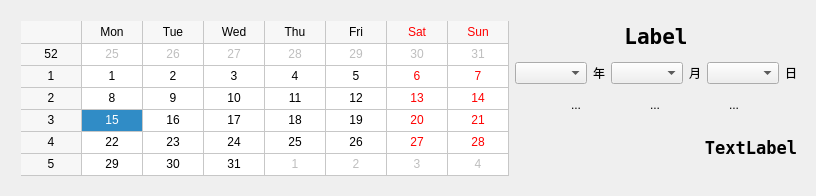
<?xml version="1.0" encoding="UTF-8"?>
<ui version="4.0">
 <class>Widget</class>
 <widget class="QWidget" name="Widget">
  <property name="geometry">
   <rect>
    <x>0</x>
    <y>0</y>
    <width>816</width>
    <height>196</height>
   </rect>
  </property>
  <property name="windowTitle">
   <string>Widget</string>
  </property>
  <widget class="QWidget" name="layoutWidget">
   <property name="geometry">
    <rect>
     <x>10</x>
     <y>10</y>
     <width>798</width>
     <height>177</height>
    </rect>
   </property>
   <layout class="QHBoxLayout" name="horizontalLayout_5">
    <item>
     <widget class="QCalendarWidget" name="m_Calendar">
      <property name="autoFillBackground">
       <bool>true</bool>
      </property>
      <property name="gridVisible">
       <bool>true</bool>
      </property>
      <property name="navigationBarVisible">
       <bool>false</bool>
      </property>
      <property name="dateEditEnabled">
       <bool>false</bool>
      </property>
     </widget>
    </item>
    <item>
     <layout class="QVBoxLayout" name="verticalLayout">
      <item>
       <widget class="QLabel" name="m_ShowDateLabel">
        <property name="font">
         <font>
          <family>DejaVu Sans Mono</family>
          <pointsize>16</pointsize>
          <weight>75</weight>
          <bold>true</bold>
         </font>
        </property>
        <property name="text">
         <string>Label</string>
        </property>
        <property name="alignment">
         <set>Qt::AlignCenter</set>
        </property>
       </widget>
      </item>
      <item>
       <layout class="QHBoxLayout" name="horizontalLayout_3">
        <item>
         <widget class="QComboBox" name="m_YearComboBox"/>
        </item>
        <item>
         <widget class="QLabel" name="m_YearLabel">
          <property name="layoutDirection">
           <enum>Qt::LeftToRight</enum>
          </property>
          <property name="autoFillBackground">
           <bool>false</bool>
          </property>
          <property name="text">
           <string>年</string>
          </property>
          <property name="alignment">
           <set>Qt::AlignCenter</set>
          </property>
         </widget>
        </item>
        <item>
         <widget class="QComboBox" name="m_MonthComboBox"/>
        </item>
        <item>
         <widget class="QLabel" name="m_MonthLabel">
          <property name="text">
           <string>月</string>
          </property>
          <property name="alignment">
           <set>Qt::AlignCenter</set>
          </property>
         </widget>
        </item>
        <item>
         <widget class="QComboBox" name="m_DayComboBox"/>
        </item>
        <item>
         <widget class="QLabel" name="m_DayLabel">
          <property name="text">
           <string>日</string>
          </property>
          <property name="alignment">
           <set>Qt::AlignCenter</set>
          </property>
         </widget>
        </item>
       </layout>
      </item>
      <item>
       <layout class="QHBoxLayout" name="horizontalLayout_2">
        <item>
         <widget class="QToolButton" name="m_ToPreDayButton">
          <property name="cursor">
           <cursorShape>PointingHandCursor</cursorShape>
          </property>
          <property name="toolTip">
           <string>前一天</string>
          </property>
          <property name="text">
           <string>...</string>
          </property>
          <property name="icon">
           <iconset resource="Resource.qrc">
            <normaloff>:/operation/ico/left.ico</normaloff>:/operation/ico/left.ico</iconset>
          </property>
          <property name="iconSize">
           <size>
            <width>32</width>
            <height>16</height>
           </size>
          </property>
          <property name="autoRaise">
           <bool>true</bool>
          </property>
         </widget>
        </item>
        <item>
         <widget class="QToolButton" name="m_NextDayButton">
          <property name="cursor">
           <cursorShape>PointingHandCursor</cursorShape>
          </property>
          <property name="toolTip">
           <string>后一天</string>
          </property>
          <property name="text">
           <string>...</string>
          </property>
          <property name="icon">
           <iconset resource="Resource.qrc">
            <normaloff>:/operation/ico/right.ico</normaloff>:/operation/ico/right.ico</iconset>
          </property>
          <property name="autoRaise">
           <bool>true</bool>
          </property>
         </widget>
        </item>
        <item>
         <widget class="QToolButton" name="m_TotodayButton">
          <property name="cursor">
           <cursorShape>PointingHandCursor</cursorShape>
          </property>
          <property name="toolTip">
           <string>今天</string>
          </property>
          <property name="text">
           <string>...</string>
          </property>
          <property name="icon">
           <iconset resource="Resource.qrc">
            <normaloff>:/operation/ico/today.ico</normaloff>:/operation/ico/today.ico</iconset>
          </property>
          <property name="iconSize">
           <size>
            <width>16</width>
            <height>16</height>
           </size>
          </property>
          <property name="popupMode">
           <enum>QToolButton::DelayedPopup</enum>
          </property>
          <property name="autoRaise">
           <bool>true</bool>
          </property>
         </widget>
        </item>
       </layout>
      </item>
      <item>
       <layout class="QHBoxLayout" name="horizontalLayout_4">
        <item>
         <layout class="QHBoxLayout" name="horizontalLayout">
          <item>
           <widget class="QToolButton" name="m_StarButton">
            <property name="text">
             <string/>
            </property>
            <property name="iconSize">
             <size>
              <width>48</width>
              <height>48</height>
             </size>
            </property>
            <property name="autoRaise">
             <bool>true</bool>
            </property>
           </widget>
          </item>
          <item>
           <widget class="QToolButton" name="m_ZodiacButton">
            <property name="text">
             <string/>
            </property>
            <property name="icon">
             <iconset resource="Resource.qrc">
              <normaloff>:/zodiac/ico/7.ico</normaloff>:/zodiac/ico/7.ico</iconset>
            </property>
            <property name="iconSize">
             <size>
              <width>48</width>
              <height>48</height>
             </size>
            </property>
            <property name="autoRaise">
             <bool>true</bool>
            </property>
           </widget>
          </item>
         </layout>
        </item>
        <item>
         <widget class="QLabel" name="m_ShowTimeLabel">
          <property name="font">
           <font>
            <family>DejaVu Sans Mono</family>
            <pointsize>13</pointsize>
            <weight>75</weight>
            <bold>true</bold>
           </font>
          </property>
          <property name="text">
           <string>TextLabel</string>
          </property>
          <property name="alignment">
           <set>Qt::AlignRight|Qt::AlignTrailing|Qt::AlignVCenter</set>
          </property>
         </widget>
        </item>
       </layout>
      </item>
     </layout>
    </item>
   </layout>
  </widget>
 </widget>
 <layoutdefault spacing="6" margin="11"/>
 <resources>
  <include location="Resource.qrc"/>
 </resources>
 <connections/>
</ui>
